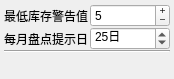
<?xml version="1.0" encoding="UTF-8"?>
<ui version="4.0">
 <class>StockSettingClass</class>
 <widget class="QWidget" name="StockSettingClass">
  <property name="windowModality">
   <enum>Qt::WindowModal</enum>
  </property>
  <property name="geometry">
   <rect>
    <x>0</x>
    <y>0</y>
    <width>174</width>
    <height>79</height>
   </rect>
  </property>
  <property name="sizePolicy">
   <sizepolicy hsizetype="Preferred" vsizetype="Minimum">
    <horstretch>0</horstretch>
    <verstretch>0</verstretch>
   </sizepolicy>
  </property>
  <property name="minimumSize">
   <size>
    <width>174</width>
    <height>79</height>
   </size>
  </property>
  <property name="maximumSize">
   <size>
    <width>200</width>
    <height>79</height>
   </size>
  </property>
  <property name="windowTitle">
   <string>参数设置</string>
  </property>
  <layout class="QVBoxLayout" name="verticalLayout">
   <property name="spacing">
    <number>0</number>
   </property>
   <property name="leftMargin">
    <number>4</number>
   </property>
   <property name="topMargin">
    <number>4</number>
   </property>
   <property name="rightMargin">
    <number>4</number>
   </property>
   <property name="bottomMargin">
    <number>0</number>
   </property>
   <item>
    <layout class="QHBoxLayout" name="horizontalLayout" stretch="0,1">
     <property name="spacing">
      <number>2</number>
     </property>
     <item>
      <widget class="QLabel" name="label">
       <property name="text">
        <string>最低库存警告值</string>
       </property>
       <property name="buddy">
        <cstring>warningSpinBox</cstring>
       </property>
      </widget>
     </item>
     <item>
      <widget class="QSpinBox" name="warningSpinBox">
       <property name="toolTip">
        <string>库存低于该值的商品在列表中将以红色背景显示</string>
       </property>
       <property name="statusTip">
        <string>库存低于该值的商品在列表中将以红色背景显示</string>
       </property>
       <property name="whatsThis">
        <string>库存低于该值的商品在列表中将以红色背景显示</string>
       </property>
       <property name="frame">
        <bool>true</bool>
       </property>
       <property name="buttonSymbols">
        <enum>QAbstractSpinBox::PlusMinus</enum>
       </property>
       <property name="specialValueText">
        <string/>
       </property>
       <property name="accelerated">
        <bool>true</bool>
       </property>
       <property name="maximum">
        <number>999999999</number>
       </property>
       <property name="value">
        <number>5</number>
       </property>
      </widget>
     </item>
    </layout>
   </item>
   <item>
    <layout class="QHBoxLayout" name="horizontalLayout_2" stretch="0,1">
     <property name="spacing">
      <number>2</number>
     </property>
     <item>
      <widget class="QLabel" name="label_2">
       <property name="text">
        <string>每月盘点提示日</string>
       </property>
       <property name="buddy">
        <cstring>dateBox</cstring>
       </property>
      </widget>
     </item>
     <item>
      <widget class="QSpinBox" name="dateBox">
       <property name="toolTip">
        <string>每月该日系统将会提示您进行库存盘点</string>
       </property>
       <property name="statusTip">
        <string>每月该日，系统将会提示您进行库存盘点</string>
       </property>
       <property name="whatsThis">
        <string>每月该日系统将会提示您进行库存盘点</string>
       </property>
       <property name="suffix">
        <string>日</string>
       </property>
       <property name="prefix">
        <string/>
       </property>
       <property name="minimum">
        <number>1</number>
       </property>
       <property name="maximum">
        <number>28</number>
       </property>
       <property name="value">
        <number>25</number>
       </property>
      </widget>
     </item>
    </layout>
   </item>
   <item>
    <widget class="Line" name="line">
     <property name="orientation">
      <enum>Qt::Horizontal</enum>
     </property>
    </widget>
   </item>
   <item>
    <layout class="QHBoxLayout" name="horizontalLayout_3">
     <property name="spacing">
      <number>0</number>
     </property>
     <item>
      <spacer name="horizontalSpacer">
       <property name="orientation">
        <enum>Qt::Horizontal</enum>
       </property>
       <property name="sizeHint" stdset="0">
        <size>
         <width>40</width>
         <height>20</height>
        </size>
       </property>
      </spacer>
     </item>
     <item>
      <widget class="QPushButton" name="okButton">
       <property name="sizePolicy">
        <sizepolicy hsizetype="Fixed" vsizetype="Fixed">
         <horstretch>0</horstretch>
         <verstretch>0</verstretch>
        </sizepolicy>
       </property>
       <property name="minimumSize">
        <size>
         <width>24</width>
         <height>24</height>
        </size>
       </property>
       <property name="maximumSize">
        <size>
         <width>24</width>
         <height>24</height>
        </size>
       </property>
       <property name="text">
        <string/>
       </property>
       <property name="icon">
        <iconset resource="../Cosmetic/Cosmetic.qrc">
         <normaloff>:/common/Resources/ok.png</normaloff>:/common/Resources/ok.png</iconset>
       </property>
       <property name="iconSize">
        <size>
         <width>24</width>
         <height>24</height>
        </size>
       </property>
       <property name="shortcut">
        <string>Ctrl+S</string>
       </property>
       <property name="autoDefault">
        <bool>true</bool>
       </property>
       <property name="default">
        <bool>true</bool>
       </property>
       <property name="flat">
        <bool>true</bool>
       </property>
      </widget>
     </item>
     <item>
      <widget class="QPushButton" name="cancleButton">
       <property name="sizePolicy">
        <sizepolicy hsizetype="Fixed" vsizetype="Fixed">
         <horstretch>0</horstretch>
         <verstretch>0</verstretch>
        </sizepolicy>
       </property>
       <property name="minimumSize">
        <size>
         <width>24</width>
         <height>24</height>
        </size>
       </property>
       <property name="maximumSize">
        <size>
         <width>24</width>
         <height>24</height>
        </size>
       </property>
       <property name="text">
        <string/>
       </property>
       <property name="icon">
        <iconset resource="../Cosmetic/Cosmetic.qrc">
         <normaloff>:/common/Resources/no.png</normaloff>:/common/Resources/no.png</iconset>
       </property>
       <property name="iconSize">
        <size>
         <width>24</width>
         <height>24</height>
        </size>
       </property>
       <property name="shortcut">
        <string>Ctrl+S</string>
       </property>
       <property name="flat">
        <bool>true</bool>
       </property>
      </widget>
     </item>
    </layout>
   </item>
  </layout>
 </widget>
 <resources>
  <include location="../Cosmetic/Cosmetic.qrc"/>
 </resources>
 <connections>
  <connection>
   <sender>cancleButton</sender>
   <signal>clicked()</signal>
   <receiver>StockSettingClass</receiver>
   <slot>close()</slot>
   <hints>
    <hint type="sourcelabel">
     <x>155</x>
     <y>70</y>
    </hint>
    <hint type="destinationlabel">
     <x>170</x>
     <y>140</y>
    </hint>
   </hints>
  </connection>
  <connection>
   <sender>okButton</sender>
   <signal>clicked()</signal>
   <receiver>StockSettingClass</receiver>
   <slot>submitSetting()</slot>
   <hints>
    <hint type="sourcelabel">
     <x>119</x>
     <y>73</y>
    </hint>
    <hint type="destinationlabel">
     <x>159</x>
     <y>223</y>
    </hint>
   </hints>
  </connection>
 </connections>
 <slots>
  <slot>submitSetting()</slot>
 </slots>
</ui>
